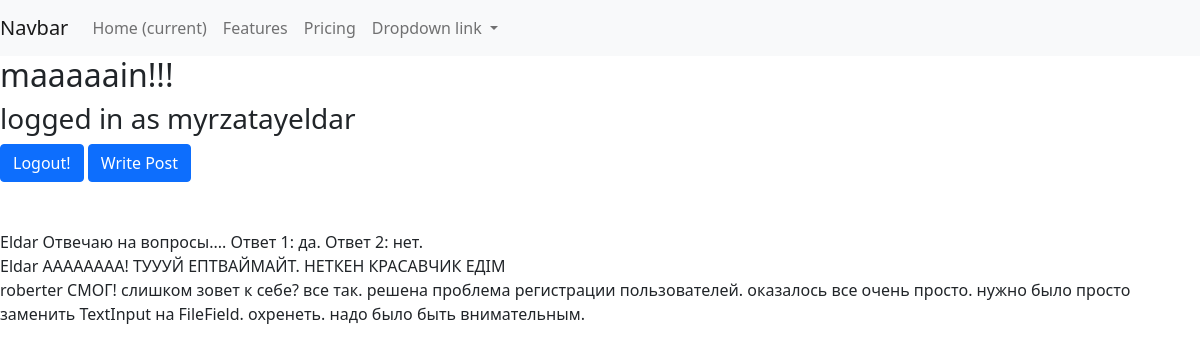
/blog/main/ (signed in), run on the app's committed database.
### blog/models.py (models this page shows, shortened)
class User(AbstractUser):
    surname = models.CharField(max_length=255, verbose_name='Отчество')
    image = models.ImageField(upload_to='user_pictures/', verbose_name='Фото профиля')

class Post(models.Model):
    author = models.ForeignKey('User', on_delete=models.CASCADE, verbose_name='Автор')
    title = models.CharField(max_length=255, verbose_name='Тема поста')
    published_date = models.DateTimeField(auto_now_add=True, verbose_name='Дата написания')
    text = models.TextField(verbose_name='Текст поста')
    category = models.ManyToManyField('Category', verbose_name='Категория')
    image = models.ImageField(upload_to='post_pictures/', verbose_name='Фото')
    class Meta:
        verbose_name = 'Пост'
        verbose_name_plural = 'Посты'

### blog/views.py (the view)
# urls.py: path('main/', main, name='main'),
@login_required(login_url='/')
def main(request):
    posts = Post.objects.all()
    user = request.user
    return render(request, 'blog/main.html', {'title': f'{user}\'s page', 'posts': posts})

### blog/templates/blog/main.html (shortened to what this page needs)
{% extends 'blog/base.html' %}
{% load static %}
{% block content %}
<h2>maaaaain!!!</h2>
<h3> logged in as {{ request.user }} </h3>
<a href="{% url 'logout' %}" class="btn btn-primary">Logout!</a>
<a href="{% url 'write_post' %}" class="btn btn-primary">Write Post</a>
<br><br><br>
{% for p in posts %}
{{ p.author }}
{{ p.title }}
{{ p.text }}
<br>
{% endfor %}
{% endblock content %}

### data on the page
User: user "myrzatayeldar"
Post: author "Eldar", title "Отвечаю на вопросы....", text "Ответ 1: да. Ответ 2: нет."
Post: author "Eldar", title "AAAAAAAA!", text "ТУУУЙ ЕПТВАЙМАЙТ. НЕТКЕН КРАСАВЧИК ЕДІМ"
Post: author "roberter", title "СМОГ!", text "слишком зовет к себе? все так. решена проблема регистрации пользователей. оказалось все очень просто. нужно было просто заменить TextInput на FileField. охренеть. надо было быть внимательным."
